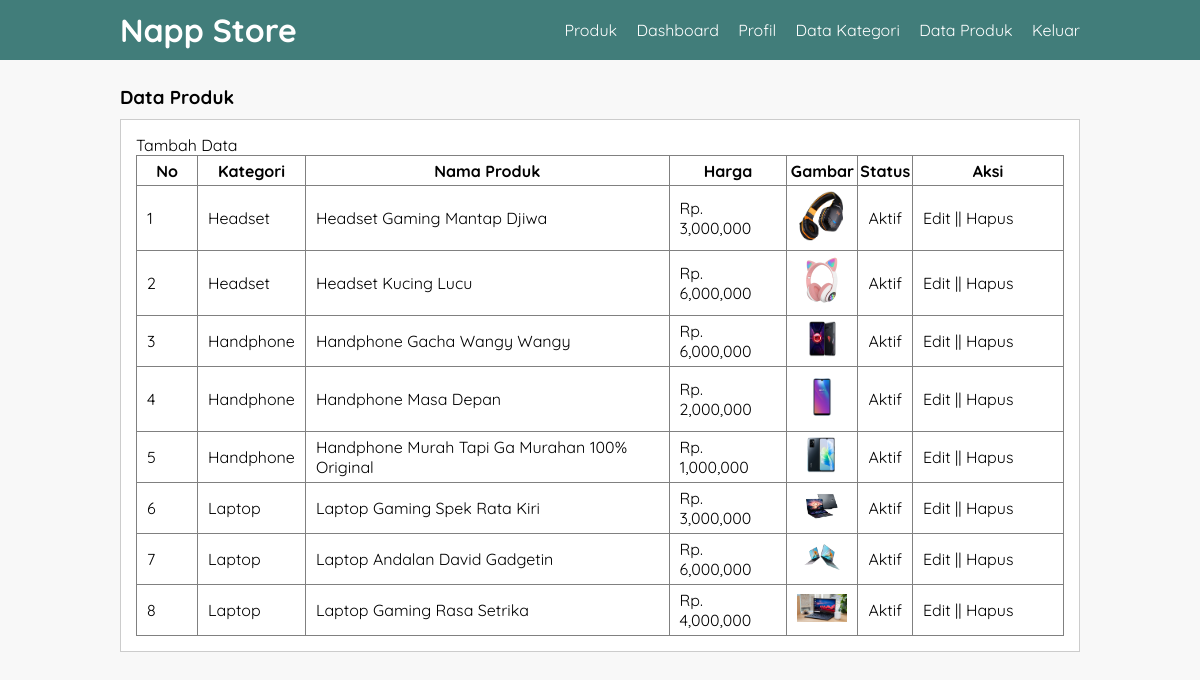
The app's page /data-produk.php (signed in) with its own data.
### tables this page shows
CREATE TABLE `tb_product` (
  `product_id` int(11) NOT NULL,
  `category_id` int(11) NOT NULL,
  `product_name` varchar(100) NOT NULL,
  `product_price` int(11) NOT NULL,
  `product_description` text NOT NULL,
  `product_image` varchar(100) NOT NULL,
  `product_status` tinyint(1) NOT NULL,
  `data_created` timestamp NOT NULL DEFAULT current_timestamp()
);

CREATE TABLE `tb_category` (
  `category_id` int(11) NOT NULL,
  `category_name` varchar(25) NOT NULL
);

### data-produk.php (the view, shortened to what this page needs)
<?php
	include 'db.php';
?>
<!DOCTYPE html>
<html>
<head>
	<link rel="stylesheet" type="text/css" href="css/style.css">
</head>
<body>
	<header>
		<div class="container">
			<h1><a href="dashboard.php">Napp Store</a></h1>
			<ul>
				<li><a href="produk.php">Produk</a></li>
				<li><a href="dashboard.php">Dashboard</a></li>
				<li><a href="profil.php">Profil</a></li>
				<li><a href="data-kategori.php">Data Kategori</a></li>
				<li><a href="data-produk.php">Data Produk</a></li>
				<li><a href="keluar.php">Keluar</a></li>
			</ul>
		</div>
	</header>
	<div class="section">
		<div class="container">
			<h3>Data Produk</h3>
			<div class="box">
				<p><a href="tambah-produk.php">Tambah Data</a></p>
				<table border="1" cellspacing="0" class="table">
					<thead>
						<tr>
							<th width="60px">No</th>
							<th>Kategori</th>
							<th>Nama Produk</th>
							<th>Harga</th>
							<th>Gambar</th>
							<th>Status</th>
							<th width="150px">Aksi</th>
						</tr>
					</thead>
					<tbody>
						<?php
							$no = 1;
							$produk = mysqli_query($conn, "SELECT * FROM tb_product LEFT JOIN tb_category USING (category_id) ORDER BY product_id DESC");
							if(mysqli_num_rows($produk) > 0){
							while($row = mysqli_fetch_array($produk)){
						?>
						<tr>
							<td><?php echo $no++ ?></td>
							<td><?php echo $row['category_name'] ?></td>
							<td><?php echo $row['product_name'] ?></td>
							<td>Rp. <?php echo number_format($row['product_price']) ?></td>
							<td><a href="produk/<?php echo $row['product_image'] ?>" target="_blank"> <img src="produk/<?php echo $row['product_image'] ?>" width="50px"> </a></td>
							<td><?php echo ($row['product_status'] == 0)? 'Tidak Aktif':'Aktif'; ?></td>
							<td>
								<a href="edit-produk.php?id=<?php echo $row['product_id'] ?>">Edit</a> || <a href="proses-hapus.php?idp=<?php echo $row['product_id'] ?>" onclick="return confirm('Yakin ingin hapus ?')">Hapus</a>
							</td>
						</tr>
						<?php }}else{ ?>
							<tr>
								<td colspan="7">Tidak ada data</td>
							</tr>
						<?php } ?>
					</tbody>
				</table>
			</div>
		</div>
	</div>
</body>
</html>

### css/style.css (style rules this page uses)
* { padding:0; margin:0; font-family: 'Quicksand', sans-serif; }
body { background-color: #f8f8f8; }
a { color: inherit; text-decoration: none; }
header { background-color: #417D7A; color: #fff; }
header h1 { float: left; padding:10px 0; }
header ul { float: right; }
header ul li { display: inline-block; }
header ul li a { padding:20px 0 20px 15px; display: inline-block; }
.container { width: 80%; margin:0 auto; }
.container:after { content: ''; display: block; clear: both; }
.section { padding:25px 0; }
.box { background-color: #fff; border:1px solid #ccc; padding:15px; box-sizing: border-box; margin:10px 0 25px 0; }
.box:after { content: ''; display: block; clear: both; }
.table { width: 100%; border-collapse: collapse; }
.table tr { height: 30px; }
.table tr td { padding:5px 10px; }

### records on screen
tb_product: category.category_name "Headset", product_name "Headset Gaming Mantap Djiwa", product_price "3,000,000", product_image (picture), product_status "Aktif"
tb_product: category.category_name "Headset", product_name "Headset Kucing Lucu", product_price "6,000,000", product_image (picture), product_status "Aktif"
tb_product: category.category_name "Handphone", product_name "Handphone Gacha Wangy Wangy", product_price "6,000,000", product_image (picture), product_status "Aktif"
tb_product: category.category_name "Handphone", product_name "Handphone Masa Depan", product_price "2,000,000", product_image (picture), product_status "Aktif"
tb_product: category.category_name "Handphone", product_name "Handphone Murah Tapi Ga Murahan 100% Original", product_price "1,000,000", product_image (picture), product_status "Aktif"
tb_product: category.category_name "Laptop", product_name "Laptop Gaming Spek Rata Kiri", product_price "3,000,000", product_image (picture), product_status "Aktif"
tb_product: category.category_name "Laptop", product_name "Laptop Andalan David Gadgetin", product_price "6,000,000", product_image (picture), product_status "Aktif"
tb_product: category.category_name "Laptop", product_name "Laptop Gaming Rasa Setrika", product_price "4,000,000", product_image (picture), product_status "Aktif"
